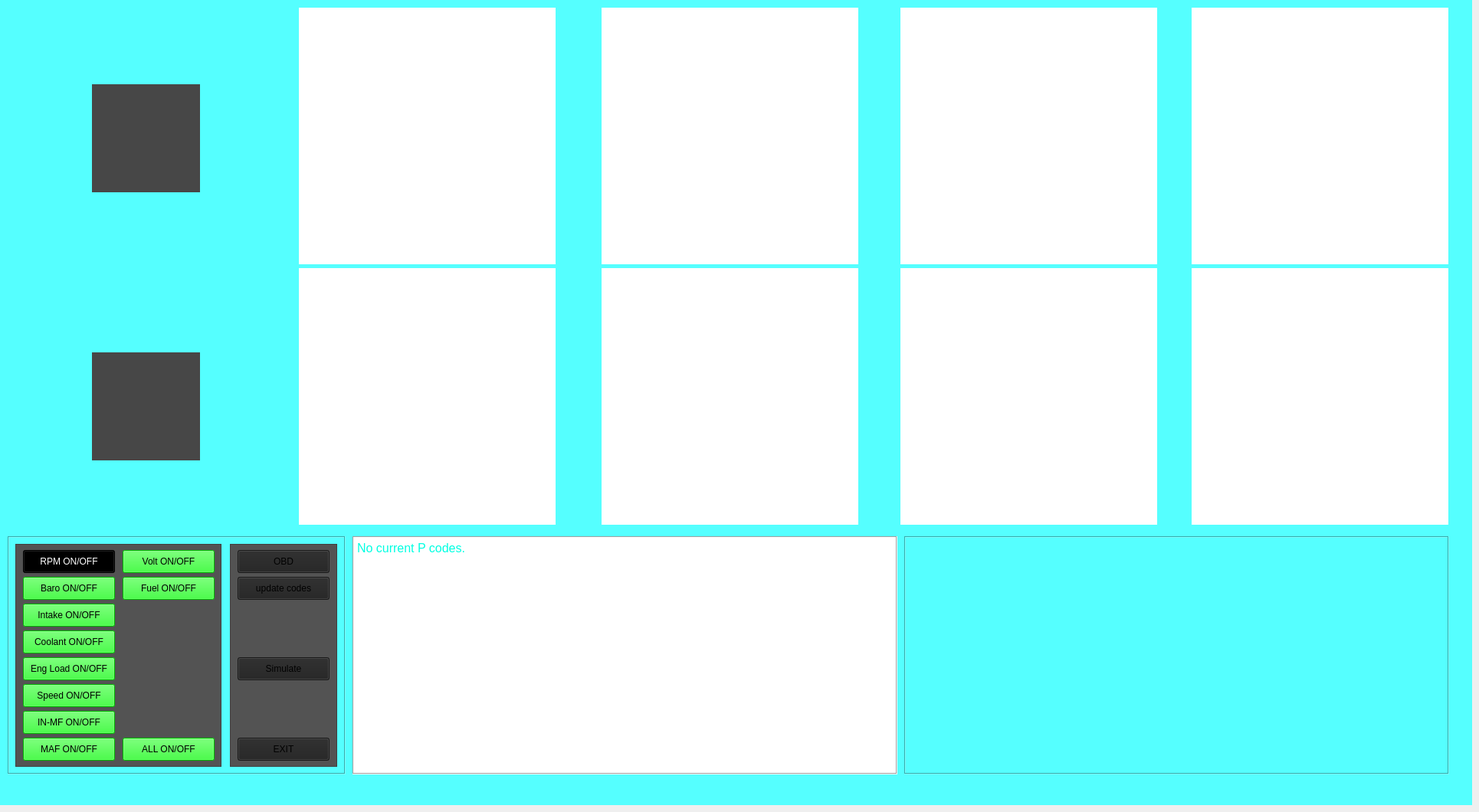
     <widget class="QWidget" name="mainWindow">
      <widget class="QWidget" name="BACKGROUNDMAIN" native="true">
       <property name="geometry">
        <rect>
         <x>0</x>
         <y>0</y>
         <width>1921</width>
         <height>1051</height>
        </rect>
       </property>
       <property name="styleSheet">
        <string notr="true">background-color: rgb(85, 255, 255);</string>
       </property>
       <widget class="QWidget" name="widget_42" native="true">
        <property name="geometry">
         <rect>
          <x>890</x>
          <y>460</y>
          <width>141</width>
          <height>141</height>
         </rect>
        </property>
        <property name="styleSheet">
         <string notr="true">background-color: rgba(71,71,71,255);</string>
        </property>
       </widget>
       <widget class="QWidget" name="widget_43" native="true">
        <property name="geometry">
         <rect>
          <x>890</x>
          <y>110</y>
          <width>141</width>
          <height>141</height>
         </rect>
        </property>
        <property name="styleSheet">
         <string notr="true">background-color: rgba(71,71,71,255);</string>
        </property>
       </widget>
       <widget class="QWidget" name="widget_44" native="true">
        <property name="geometry">
         <rect>
          <x>120</x>
          <y>110</y>
          <width>141</width>
          <height>141</height>
         </rect>
        </property>
        <property name="styleSheet">
         <string notr="true">background-color: rgba(71,71,71,255);</string>
        </property>
       </widget>
       <widget class="QWidget" name="widget_45" native="true">
        <property name="geometry">
         <rect>
          <x>500</x>
          <y>110</y>
          <width>141</width>
          <height>141</height>
         </rect>
        </property>
        <property name="styleSheet">
         <string notr="true">background-color: rgba(71,71,71,255);</string>
        </property>
       </widget>
       <widget class="QWidget" name="widget_46" native="true">
        <property name="geometry">
         <rect>
          <x>1280</x>
          <y>110</y>
          <width>141</width>
          <height>141</height>
         </rect>
        </property>
        <property name="styleSheet">
         <string notr="true">background-color: rgba(71,71,71,255);</string>
        </property>
       </widget>
       <widget class="QWidget" name="widget_47" native="true">
        <property name="geometry">
         <rect>
          <x>500</x>
          <y>460</y>
          <width>141</width>
          <height>141</height>
         </rect>
        </property>
        <property name="styleSheet">
         <string notr="true">background-color: rgba(71,71,71,255);</string>
        </property>
       </widget>
       <widget class="QWidget" name="widget_48" native="true">
        <property name="geometry">
         <rect>
          <x>1280</x>
          <y>460</y>
          <width>141</width>
          <height>141</height>
         </rect>
        </property>
        <property name="styleSheet">
         <string notr="true">background-color: rgba(71,71,71,255);</string>
        </property>
       </widget>
       <widget class="QWidget" name="widget_49" native="true">
        <property name="geometry">
         <rect>
          <x>120</x>
          <y>460</y>
          <width>141</width>
          <height>141</height>
         </rect>
        </property>
        <property name="styleSheet">
         <string notr="true">background-color: rgba(71,71,71,255);</string>
        </property>
       </widget>
       <widget class="QWidget" name="widget_50" native="true">
        <property name="geometry">
         <rect>
          <x>1660</x>
          <y>110</y>
          <width>141</width>
          <height>141</height>
         </rect>
        </property>
        <property name="styleSheet">
         <string notr="true">background-color: rgba(71,71,71,255);</string>
        </property>
       </widget>
       <widget class="QWidget" name="widget_51" native="true">
        <property name="geometry">
         <rect>
          <x>1650</x>
          <y>450</y>
          <width>141</width>
          <height>141</height>
         </rect>
        </property>
        <property name="styleSheet">
         <string notr="true">background-color: rgba(71,71,71,255);</string>
        </property>
       </widget>
       <widget class="QPlainTextEdit" name="plainTextEdit_5">
        <property name="geometry">
         <rect>
          <x>10</x>
          <y>700</y>
          <width>441</width>
          <height>311</height>
         </rect>
        </property>
        <property name="cursor" stdset="0">
         <cursorShape>ArrowCursor</cursorShape>
        </property>
        <property name="focusPolicy">
         <enum>Qt::NoFocus</enum>
        </property>
        <property name="styleSheet">
         <string notr="true">background-color: rgb(71, 71, 71);\n</string>
        </property>
        <property name="frameShape">
         <enum>QFrame::Box</enum>
        </property>
        <property name="readOnly">
         <bool>true</bool>
        </property>
        <property name="textInteractionFlags">
         <set>Qt::NoTextInteraction</set>
        </property>
       </widget>
       <widget class="QFrame" name="ONOFFCONTROLFRAME">
        <property name="geometry">
         <rect>
          <x>20</x>
          <y>710</y>
          <width>269</width>
          <height>291</height>
         </rect>
        </property>
        <property name="styleSheet">
         <string notr="true">background-color: rgb(83, 83, 83);</string>
        </property>
        <property name="frameShape">
         <enum>QFrame::StyledPanel</enum>
        </property>
        <property name="frameShadow">
         <enum>QFrame::Plain</enum>
        </property>
        <property name="lineWidth">
         <number>2</number>
        </property>
        <widget class="QPushButton" name="fuelprON">
         <property name="geometry">
          <rect>
           <x>10</x>
           <y>253</y>
           <width>120</width>
           <height>30</height>
          </rect>
         </property>
         <property name="styleSheet">
          <string notr="true">background-color: rgb(0, 255, 0);
color: rgb(0, 0, 0);</string>
         </property>
         <property name="text">
          <string>MAF ON/OFF</string>
         </property>
        </widget>
        <widget class="QPushButton" name="tbfON">
         <property name="geometry">
          <rect>
           <x>10</x>
           <y>78</y>
           <width>120</width>
           <height>30</height>
          </rect>
         </property>
         <property name="styleSheet">
          <string notr="true">background-color: rgb(0, 255, 0);
color: rgb(0, 0, 0);</string>
         </property>
         <property name="text">
          <string>Intake ON/OFF</string>
         </property>
        </widget>
        <widget class="QPushButton" name="oilteON">
         <property name="geometry">
          <rect>
           <x>10</x>
           <y>43</y>
           <width>120</width>
           <height>30</height>
          </rect>
         </property>
         <property name="styleSheet">
          <string notr="true">background-color: rgb(0, 255, 0);
color: rgb(0, 0, 0);</string>
         </property>
         <property name="text">
          <string>Baro ON/OFF</string>
         </property>
        </widget>
        <widget class="QPushButton" name="revON">
         <property name="geometry">
          <rect>
           <x>10</x>
           <y>8</y>
           <width>120</width>
           <height>30</height>
          </rect>
         </property>
         <property name="styleSheet">
          <string notr="true">background-color: rgb(0, 0, 0);
color: rgb(255, 255, 255);
border-color: rgb(255, 0, 4);</string>
         </property>
         <property name="text">
          <string>RPM ON/OFF</string>
         </property>
        </widget>
        <widget class="QPushButton" name="boostON">
         <property name="geometry">
          <rect>
           <x>10</x>
           <y>113</y>
           <width>120</width>
           <height>30</height>
          </rect>
         </property>
         <property name="styleSheet">
          <string notr="true">background-color: rgb(0, 255, 0);
color: rgb(0, 0, 0);</string>
         </property>
         <property name="text">
          <string>Coolant ON/OFF</string>
         </property>
        </widget>
        <widget class="QPushButton" name="speedON">
         <property name="geometry">
          <rect>
           <x>10</x>
           <y>183</y>
           <width>120</width>
           <height>30</height>
          </rect>
         </property>
         <property name="styleSheet">
          <string notr="true">background-color: rgb(0, 255, 0);
color: rgb(0, 0, 0);</string>
         </property>
         <property name="text">
          <string>Speed ON/OFF</string>
         </property>
        </widget>
        <widget class="QPushButton" name="oilprON">
         <property name="geometry">
          <rect>
           <x>10</x>
           <y>218</y>
           <width>120</width>
           <height>30</height>
          </rect>
         </property>
         <property name="styleSheet">
          <string notr="true">background-color: rgb(0, 255, 0);
color: rgb(0, 0, 0);</string>
         </property>
         <property name="text">
          <string>IN-MF ON/OFF</string>
         </property>
        </widget>
        <widget class="QPushButton" name="gearON">
         <property name="geometry">
          <rect>
           <x>10</x>
           <y>148</y>
           <width>120</width>
           <height>30</height>
          </rect>
         </property>
         <property name="styleSheet">
          <string notr="true">background-color: rgb(0, 255, 0);
color: rgb(0, 0, 0);</string>
         </property>
         <property name="text">
          <string>Eng Load ON/OFF</string>
         </property>
        </widget>
        <widget class="QPushButton" name="volON">
         <property name="geometry">
          <rect>
           <x>140</x>
           <y>8</y>
           <width>120</width>
           <height>30</height>
          </rect>
         </property>
         <property name="styleSheet">
          <string notr="true">background-color: rgb(0, 255, 0);
color: rgb(0, 0, 0);</string>
         </property>
         <property name="text">
          <string>Volt ON/OFF</string>
         </property>
        </widget>
        <widget class="QPushButton" name="fuelON">
         <property name="geometry">
          <rect>
           <x>140</x>
           <y>43</y>
           <width>120</width>
           <height>30</height>
          </rect>
         </property>
         <property name="styleSheet">
          <string notr="true">background-color: rgb(0, 255, 0);
color: rgb(0, 0, 0);</string>
         </property>
         <property name="text">
          <string>Fuel ON/OFF</string>
         </property>
        </widget>
        <widget class="QPushButton" name="allON">
         <property name="geometry">
          <rect>
           <x>140</x>
           <y>253</y>
           <width>120</width>
           <height>30</height>
          </rect>
         </property>
         <property name="styleSheet">
          <string notr="true">background-color: rgb(0, 255, 0);
color: rgb(0, 0, 0);</string>
         </property>
         <property name="text">
          <string>ALL ON/OFF</string>
         </property>
        </widget>
       </widget>
       <widget class="QFrame" name="ONOFFCONTROLFRAME2">
        <property name="geometry">
         <rect>
          <x>300</x>
          <y>710</y>
          <width>140</width>
          <height>291</height>
         </rect>
        </property>
        <property name="styleSheet">
         <string notr="true">background-color: rgb(83, 83, 83);</string>
        </property>
        <property name="frameShape">
         <enum>QFrame::StyledPanel</enum>
        </property>
        <property name="frameShadow">
         <enum>QFrame::Plain</enum>
        </property>
        <property name="lineWidth">
         <number>2</number>
        </property>
        <widget class="QPushButton" name="codeupdater">
         <property name="geometry">
          <rect>
           <x>10</x>
           <y>43</y>
           <width>120</width>
           <height>30</height>
          </rect>
         </property>
         <property name="styleSheet">
          <string notr="true">background-color: #222222;</string>
         </property>
         <property name="text">
          <string>update codes</string>
         </property>
        </widget>
        <widget class="QPushButton" name="SIMS">
         <property name="geometry">
          <rect>
           <x>10</x>
           <y>148</y>
           <width>120</width>
           <height>30</height>
          </rect>
         </property>
         <property name="styleSheet">
          <string notr="true">background-color: #222222;</string>
         </property>
         <property name="text">
          <string>Simulate</string>
         </property>
        </widget>
        <widget class="QPushButton" name="obdconnectiontest">
         <property name="geometry">
          <rect>
           <x>10</x>
           <y>8</y>
           <width>120</width>
           <height>30</height>
          </rect>
         </property>
         <property name="styleSheet">
          <string notr="true">background-color: #222222;</string>
         </property>
         <property name="text">
          <string>OBD</string>
         </property>
        </widget>
        <widget class="QPushButton" name="E2">
         <property name="geometry">
          <rect>
           <x>10</x>
           <y>253</y>
           <width>120</width>
           <height>30</height>
          </rect>
         </property>
         <property name="styleSheet">
          <string notr="true">background-color: #222222;</string>
         </property>
         <property name="text">
          <string>EXIT</string>
         </property>
        </widget>
       </widget>
       <widget class="QTextEdit" name="textEdit_4">
        <property name="geometry">
         <rect>
          <x>1180</x>
          <y>700</y>
          <width>711</width>
          <height>311</height>
         </rect>
        </property>
        <property name="cursor" stdset="0">
         <cursorShape>ArrowCursor</cursorShape>
        </property>
        <property name="focusPolicy">
         <enum>Qt::WheelFocus</enum>
        </property>
        <property name="styleSheet">
         <string notr="true">color: rgb(0, 255, 226);</string>
        </property>
        <property name="frameShape">
         <enum>QFrame::Box</enum>
        </property>
        <property name="readOnly">
         <bool>true</bool>
        </property>
        <property name="html">
         <string>&lt;!DOCTYPE HTML PUBLIC &quot;-//W3C//DTD HTML 4.0//EN&quot; &quot;http://www.w3.org/TR/REC-html40/strict.dtd&quot;&gt;
&lt;html&gt;&lt;head&gt;&lt;meta name=&quot;qrichtext&quot; content=&quot;1&quot; /&gt;&lt;style type=&quot;text/css&quot;&gt;
p, li { white-space: pre-wrap; }
&lt;/style&gt;&lt;/head&gt;&lt;body style=&quot; font-family:'MS Shell Dlg 2'; font-size:6.6pt; font-weight:400; font-style:normal;&quot;&gt;
&lt;p style=&quot;-qt-paragraph-type:empty; margin-top:0px; margin-bottom:0px; margin-left:0px; margin-right:0px; -qt-block-indent:0; text-indent:0px; font-size:8pt;&quot;&gt;&lt;br /&gt;&lt;/p&gt;&lt;/body&gt;&lt;/html&gt;</string>
        </property>
        <property name="textInteractionFlags">
         <set>Qt::NoTextInteraction</set>
        </property>
       </widget>
      </widget>
      <widget class="AnalogGaugeWidget" name="gear" native="true">
       <property name="geometry">
        <rect>
         <x>1555</x>
         <y>10</y>
         <width>335</width>
         <height>335</height>
        </rect>
       </property>
       <property name="styleSheet">
        <string notr="true">background-color: rgb(255, 255, 255);</string>
       </property>
      </widget>
      <widget class="AnalogGaugeWidget" name="voltage" native="true">
       <property name="geometry">
        <rect>
         <x>1175</x>
         <y>350</y>
         <width>335</width>
         <height>335</height>
        </rect>
       </property>
       <property name="styleSheet">
        <string notr="true">background-color: rgb(255, 255, 255);</string>
       </property>
      </widget>
      <widget class="AnalogGaugeWidget" name="psi" native="true">
       <property name="geometry">
        <rect>
         <x>1175</x>
         <y>10</y>
         <width>335</width>
         <height>335</height>
        </rect>
       </property>
       <property name="styleSheet">
        <string notr="true">background-color: rgb(255, 255, 255);</string>
       </property>
      </widget>
      <widget class="AnalogGaugeWidget" name="speed" native="true">
       <property name="geometry">
        <rect>
         <x>10</x>
         <y>350</y>
         <width>335</width>
         <height>335</height>
        </rect>
       </property>
      </widget>
      <widget class="AnalogGaugeWidget" name="fuelpressure" native="true">
       <property name="geometry">
        <rect>
         <x>785</x>
         <y>350</y>
         <width>335</width>
         <height>335</height>
        </rect>
       </property>
       <property name="autoFillBackground">
        <bool>false</bool>
       </property>
       <property name="styleSheet">
        <string notr="true">background-color: rgb(255, 255, 255);</string>
       </property>
      </widget>
      <widget class="QTextEdit" name="textEdit">
       <property name="geometry">
        <rect>
         <x>460</x>
         <y>700</y>
         <width>711</width>
         <height>311</height>
        </rect>
       </property>
       <property name="cursor" stdset="0">
        <cursorShape>ArrowCursor</cursorShape>
       </property>
       <property name="focusPolicy">
        <enum>Qt::NoFocus</enum>
       </property>
       <property name="styleSheet">
        <string notr="true">color: rgb(0, 255, 226);</string>
       </property>
       <property name="frameShape">
        <enum>QFrame::Box</enum>
       </property>
       <property name="readOnly">
        <bool>true</bool>
       </property>
       <property name="html">
        <string>&lt;!DOCTYPE HTML PUBLIC &quot;-//W3C//DTD HTML 4.0//EN&quot; &quot;http://www.w3.org/TR/REC-html40/strict.dtd&quot;&gt;
&lt;html&gt;&lt;head&gt;&lt;meta name=&quot;qrichtext&quot; content=&quot;1&quot; /&gt;&lt;style type=&quot;text/css&quot;&gt;
p, li { white-space: pre-wrap; }
&lt;/style&gt;&lt;/head&gt;&lt;body style=&quot; font-family:'MS Shell Dlg 2'; font-size:6.6pt; font-weight:400; font-style:normal;&quot;&gt;
&lt;p style=&quot; margin-top:0px; margin-bottom:0px; margin-left:0px; margin-right:0px; -qt-block-indent:0; text-indent:0px;&quot;&gt;&lt;span style=&quot; font-family:'Archivo'; font-size:12pt;&quot;&gt;No current P codes.&lt;/span&gt;&lt;/p&gt;&lt;/body&gt;&lt;/html&gt;</string>
       </property>
       <property name="textInteractionFlags">
        <set>Qt::NoTextInteraction</set>
       </property>
      </widget>
      <widget class="AnalogGaugeWidget" name="oiltemp" native="true">
       <property name="geometry">
        <rect>
         <x>390</x>
         <y>10</y>
         <width>335</width>
         <height>335</height>
        </rect>
       </property>
       <property name="styleSheet">
        <string notr="true">background-color: rgb(255, 255, 255);</string>
       </property>
      </widget>
      <widget class="AnalogGaugeWidget" name="oilpressure" native="true">
       <property name="geometry">
        <rect>
         <x>390</x>
         <y>350</y>
         <width>335</width>
         <height>335</height>
        </rect>
       </property>
       <property name="styleSheet">
        <string notr="true">background-color: rgb(255, 255, 255);</string>
       </property>
      </widget>
      <widget class="AnalogGaugeWidget" name="fuel" native="true">
       <property name="geometry">
        <rect>
         <x>1555</x>
         <y>350</y>
         <width>335</width>
         <height>335</height>
        </rect>
       </property>
       <property name="styleSheet">
        <string notr="true">background-color: rgb(255, 255, 255);</string>
       </property>
      </widget>
      <widget class="AnalogGaugeWidget" name="tbf" native="true">
       <property name="geometry">
        <rect>
         <x>785</x>
         <y>10</y>
         <width>335</width>
         <height>335</height>
        </rect>
       </property>
       <property name="styleSheet">
        <string notr="true">background-color: rgb(255, 255, 255);</string>
       </property>
      </widget>
      <widget class="AnalogGaugeWidget" name="revs" native="true">
       <property name="geometry">
        <rect>
         <x>10</x>
         <y>10</y>
         <width>335</width>
         <height>335</height>
        </rect>
       </property>
      </widget>
     </widget>
